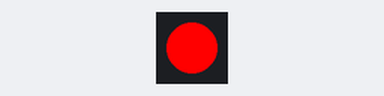
Bench run of a sketch on a simulated ESP32-C6. On the bench: 1 RGB LEDs in strip order, left to right.

Above: at 0.2 s.
At 1.2 s:
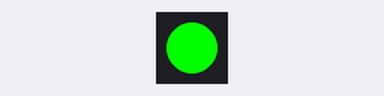
At 3.2 s:
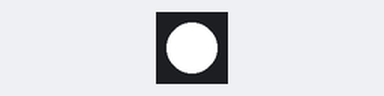
At 5.7 s:
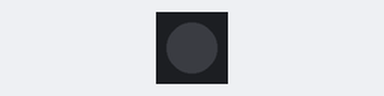
Timing chart, 0 to 6.5 s (numbered marks = the images above):
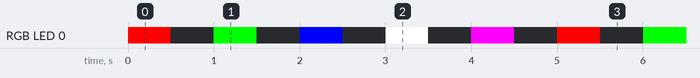

Measured:
- by itself, RGB LED 0: repeats every 5.0 s: off 0.50 s, RGB(0, 255, 0) 0.50 s, off 0.50 s, RGB(0, 0, 255) 0.50 s, off 0.50 s, RGB(255, 255, 255) 0.50 s, off 0.50 s, RGB(255, 0, 255) 0.50 s, off 0.50 s, RGB(255, 0, 0) 0.50 s
- by itself, everything shown: repeats every 5.0 s, in 10 steps

The sketch:

rgb-led-sample.ino
```cpp
/*
Sample code for ESP32 C6 development board.

original author: h4fide
please visit: https://github.com/h4fide/ESP32-C6-RGB-LED-Control
*/

#include <Adafruit_NeoPixel.h>

constexpr uint8_t LED_PIN = 8; //port for integrated RGB LED
constexpr uint8_t NUM_LEDS = 1;

Adafruit_NeoPixel rgbLed(NUM_LEDS, LED_PIN, NEO_GRB + NEO_KHZ800);

struct RGB {
    uint8_t r, g, b;
};

constexpr RGB COLOR_OFF   = {0, 0, 0};

constexpr RGB COLOR_RED   = {255, 0, 0};
constexpr RGB COLOR_GREEN = {0, 255, 0};
constexpr RGB COLOR_BLUE  = {0, 0, 255};
constexpr RGB COLOR_WHITE = {255, 255, 255};
constexpr RGB CUSTOM_COLOR = {255, 0, 255};


void setup() {
    rgbLed.begin();
    rgbLed.show();
}

void setColor(const RGB& color) {
    rgbLed.setPixelColor(0, rgbLed.Color(color.r, color.g, color.b));
    rgbLed.show();
}

void blinkColor(const RGB& color, unsigned long duration) {
    setColor(color);
    delay(duration);
    setColor(COLOR_OFF);
    delay(duration);
}


void loop() {
    constexpr unsigned long BLINK_DURATION = 500;

    blinkColor(COLOR_RED, BLINK_DURATION);
    blinkColor(COLOR_GREEN, BLINK_DURATION);
    blinkColor(COLOR_BLUE, BLINK_DURATION);
    blinkColor(COLOR_WHITE, BLINK_DURATION);
    blinkColor(CUSTOM_COLOR, BLINK_DURATION);
}
```
